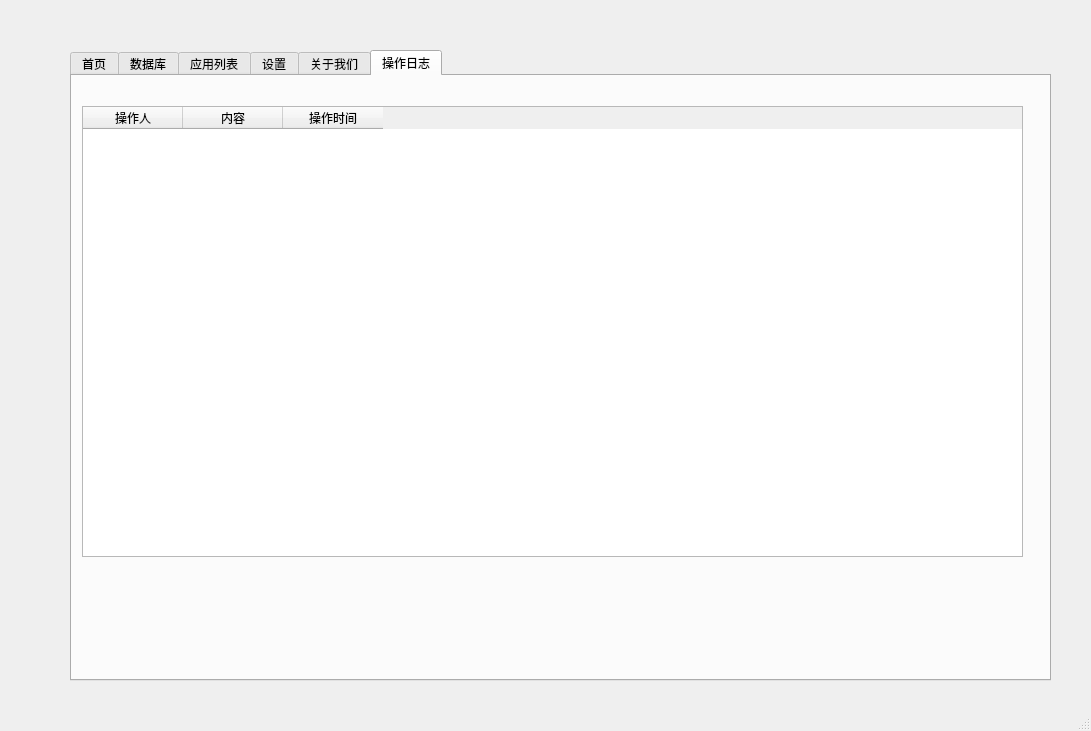
<?xml version="1.0" encoding="UTF-8"?>
<ui version="4.0">
 <class>MainWindow</class>
 <widget class="QMainWindow" name="MainWindow">
  <property name="geometry">
   <rect>
    <x>0</x>
    <y>0</y>
    <width>1091</width>
    <height>731</height>
   </rect>
  </property>
  <property name="windowTitle">
   <string>私有数据存储</string>
  </property>
  <property name="styleSheet">
   <string notr="true">QPushButton{
color:blue;
}</string>
  </property>
  <widget class="QWidget" name="centralwidget">
   <widget class="QTabWidget" name="tabWidget">
    <property name="geometry">
     <rect>
      <x>70</x>
      <y>50</y>
      <width>981</width>
      <height>631</height>
     </rect>
    </property>
    <property name="currentIndex">
     <number>5</number>
    </property>
    <widget class="QWidget" name="tab">
     <attribute name="title">
      <string>首页</string>
     </attribute>
     <widget class="QLabel" name="label">
      <property name="geometry">
       <rect>
        <x>80</x>
        <y>120</y>
        <width>351</width>
        <height>91</height>
       </rect>
      </property>
      <property name="text">
       <string>首页放点东西说明一下</string>
      </property>
     </widget>
    </widget>
    <widget class="QWidget" name="tab_2">
     <attribute name="title">
      <string>数据库</string>
     </attribute>
     <widget class="QTableWidget" name="databases">
      <property name="geometry">
       <rect>
        <x>30</x>
        <y>40</y>
        <width>861</width>
        <height>411</height>
       </rect>
      </property>
      <column>
       <property name="text">
        <string>数据库名称</string>
       </property>
      </column>
      <column>
       <property name="text">
        <string>英文名称</string>
       </property>
      </column>
     </widget>
     <widget class="QPushButton" name="getList">
      <property name="geometry">
       <rect>
        <x>40</x>
        <y>530</y>
        <width>112</width>
        <height>34</height>
       </rect>
      </property>
      <property name="styleSheet">
       <string notr="true"/>
      </property>
      <property name="text">
       <string>查询</string>
      </property>
     </widget>
     <widget class="QPushButton" name="pushButton">
      <property name="geometry">
       <rect>
        <x>180</x>
        <y>530</y>
        <width>112</width>
        <height>34</height>
       </rect>
      </property>
      <property name="styleSheet">
       <string notr="true">QPushButton{
color:blue;
}</string>
      </property>
      <property name="text">
       <string>下一页</string>
      </property>
     </widget>
    </widget>
    <widget class="QWidget" name="tab_5">
     <attribute name="title">
      <string>应用列表</string>
     </attribute>
     <widget class="QTableWidget" name="databases_2">
      <property name="geometry">
       <rect>
        <x>30</x>
        <y>50</y>
        <width>931</width>
        <height>471</height>
       </rect>
      </property>
      <column>
       <property name="text">
        <string>应用名称</string>
       </property>
      </column>
      <column>
       <property name="text">
        <string>英文名称</string>
       </property>
      </column>
      <column>
       <property name="text">
        <string>域名</string>
       </property>
      </column>
      <column>
       <property name="text">
        <string>公钥</string>
       </property>
      </column>
      <column>
       <property name="text">
        <string>私钥</string>
       </property>
      </column>
      <column>
       <property name="text">
        <string>更新时间</string>
       </property>
      </column>
     </widget>
     <widget class="QPushButton" name="getList_2">
      <property name="geometry">
       <rect>
        <x>50</x>
        <y>550</y>
        <width>112</width>
        <height>34</height>
       </rect>
      </property>
      <property name="styleSheet">
       <string notr="true"/>
      </property>
      <property name="text">
       <string>查询</string>
      </property>
     </widget>
     <widget class="QPushButton" name="pushButton_2">
      <property name="geometry">
       <rect>
        <x>190</x>
        <y>550</y>
        <width>112</width>
        <height>34</height>
       </rect>
      </property>
      <property name="styleSheet">
       <string notr="true">QPushButton{
color:blue;
}</string>
      </property>
      <property name="text">
       <string>下一页</string>
      </property>
     </widget>
    </widget>
    <widget class="QWidget" name="tab_7">
     <attribute name="title">
      <string>设置</string>
     </attribute>
     <widget class="QLabel" name="label_2">
      <property name="geometry">
       <rect>
        <x>90</x>
        <y>50</y>
        <width>111</width>
        <height>21</height>
       </rect>
      </property>
      <property name="text">
       <string>MongoDB Host</string>
      </property>
     </widget>
     <widget class="QLineEdit" name="lineEdit">
      <property name="geometry">
       <rect>
        <x>220</x>
        <y>50</y>
        <width>421</width>
        <height>25</height>
       </rect>
      </property>
      <property name="placeholderText">
       <string>127.0.0.1</string>
      </property>
     </widget>
     <widget class="QLabel" name="label_3">
      <property name="geometry">
       <rect>
        <x>90</x>
        <y>100</y>
        <width>111</width>
        <height>21</height>
       </rect>
      </property>
      <property name="text">
       <string>端口号</string>
      </property>
     </widget>
     <widget class="QLineEdit" name="lineEdit_2">
      <property name="geometry">
       <rect>
        <x>220</x>
        <y>100</y>
        <width>421</width>
        <height>25</height>
       </rect>
      </property>
      <property name="placeholderText">
       <string>27017</string>
      </property>
     </widget>
     <widget class="QPushButton" name="pushButton_3">
      <property name="geometry">
       <rect>
        <x>300</x>
        <y>530</y>
        <width>112</width>
        <height>34</height>
       </rect>
      </property>
      <property name="text">
       <string>取消</string>
      </property>
     </widget>
     <widget class="QPushButton" name="pushButton_4">
      <property name="geometry">
       <rect>
        <x>430</x>
        <y>530</y>
        <width>112</width>
        <height>34</height>
       </rect>
      </property>
      <property name="text">
       <string>确认</string>
      </property>
     </widget>
    </widget>
    <widget class="QWidget" name="tab_6">
     <attribute name="title">
      <string>关于我们</string>
     </attribute>
     <widget class="QTextBrowser" name="textBrowser">
      <property name="geometry">
       <rect>
        <x>10</x>
        <y>30</y>
        <width>941</width>
        <height>371</height>
       </rect>
      </property>
      <property name="html">
       <string>&lt;!DOCTYPE HTML PUBLIC &quot;-//W3C//DTD HTML 4.0//EN&quot; &quot;http://www.w3.org/TR/REC-html40/strict.dtd&quot;&gt;
&lt;html&gt;&lt;head&gt;&lt;meta name=&quot;qrichtext&quot; content=&quot;1&quot; /&gt;&lt;style type=&quot;text/css&quot;&gt;
p, li { white-space: pre-wrap; }
&lt;/style&gt;&lt;/head&gt;&lt;body style=&quot; font-family:'SimSun'; font-size:9pt; font-weight:400; font-style:normal;&quot;&gt;
&lt;p style=&quot;-qt-paragraph-type:empty; margin-top:0px; margin-bottom:0px; margin-left:0px; margin-right:0px; -qt-block-indent:0; text-indent:0px;&quot;&gt;&lt;br /&gt;&lt;/p&gt;
&lt;p style=&quot; margin-top:0px; margin-bottom:0px; margin-left:0px; margin-right:0px; -qt-block-indent:0; text-indent:0px;&quot;&gt;不管是Dao、Web3还是个人网盘，强调的都是个人对数据的拥有权。但是拥有后是不是一定有权利呢？我们不仅要保证自己对自己数据的拥有，更要确定拥有后的数据价值。  &lt;/p&gt;
&lt;p style=&quot; margin-top:0px; margin-bottom:0px; margin-left:0px; margin-right:0px; -qt-block-indent:0; text-indent:0px;&quot;&gt;只有应用对数据不在依赖或者说应用开发跟数据开发可以分开，人们随时随地可以因为应用服务不好而替换掉应用，这样个人持有数据才有价值。  &lt;/p&gt;
&lt;p style=&quot; margin-top:0px; margin-bottom:0px; margin-left:0px; margin-right:0px; -qt-block-indent:0; text-indent:0px;&quot;&gt;当然也不会因为应用服务的停服或者异常，导致个人数据的丢失。保证个人数据的完整性和持续性，也为未来不同个性的人工智能服务提供基础。&lt;/p&gt;&lt;/body&gt;&lt;/html&gt;</string>
      </property>
     </widget>
    </widget>
    <widget class="QWidget" name="tab_3">
     <attribute name="title">
      <string>操作日志</string>
     </attribute>
     <widget class="QTableWidget" name="tableWidget">
      <property name="geometry">
       <rect>
        <x>10</x>
        <y>30</y>
        <width>941</width>
        <height>451</height>
       </rect>
      </property>
      <column>
       <property name="text">
        <string>操作人</string>
       </property>
      </column>
      <column>
       <property name="text">
        <string>内容</string>
       </property>
      </column>
      <column>
       <property name="text">
        <string>操作时间</string>
       </property>
      </column>
     </widget>
    </widget>
   </widget>
  </widget>
  <widget class="QStatusBar" name="statusbar"/>
 </widget>
 <resources/>
 <connections/>
</ui>
